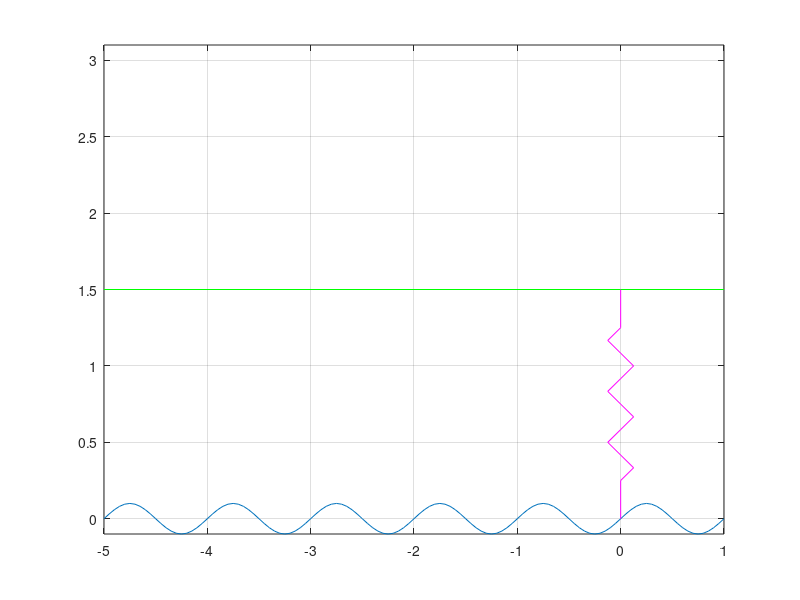

MATLAB code to generate this figure: (Note: this script raises an error after producing the figure.)
function RK4_metodas_virpanti_sistema

clc, clear all,
close all

 
m=1; k=0.1;   % virpancios sistemos parametrai:
nu=0.02;     % slopinimo laipsnis nu=c/2/sqrt(k*m)
c=2*nu*sqrt(k*m);   

lambda=1; ampl=0.1; % kelio bangos ilgis ir amplitude
x=0; v0=0; a=0.005; % pradinis atstumas, pradinis judejimo greitis ir pastovus pagreitis  
omrez=sqrt(k/m);    % sistemos rezonansinis daznis
tmax=500;           % sprendimo intervalo pabaiga 
dt=2*pi/(200*omrez);% zingsni parenkame maza ivertindami, kad laikui begant  
                    % virpesiu daznis dideja, didejant judejimo greiciui
figure(1),set(gcf,'Color','w'); hold on, grid on, box on
t=0;y=[0;0;x];      % pradines reiksmes 
Y=[]; S=[];T=[];    % vieta issaugoti poslinkiu laiko priklausomybei
ttp=0;
while t < tmax 
    T=[T,t];Y=[Y,y(1)];S=[S,y(3)]; % issaugomi rezultatai
    dy=fnk(t,y); yz=y+dt/2*dy;  % IV RK schema 
    dyz=fnk(t+dt/2,yz);yzz=y+dt/2*dyz; 
    dyzz=fnk(t+dt/2,yzz);yzzz=y+dt*dyzz; 
    dyzzz=fnk(t+dt,yzzz);y=y+dt*(dy+2*dyz+2*dyzz+dyzzz)/6; 
    
    cla,axis([-5*lambda,1*lambda,-ampl,3+ampl]);vaizdavimas; %vaizdavimas kiekviename zingsnyje
    plot(S(end:-1:1)-max(S),Y(end:-1:1)+1.5); if ttp==0,disp('***** Press Key'),pause,ttp=0.01;else, pause(ttp);end;
    str=sprintf('t=%8.3g, vel=%8.3g',t,vel);title(['\fontname{Courier}',str]);
    t=t+dt;  % i sekanti laiko zingsni
end
figure(2);set(gcf,'Color','w');hold on, plot(S,Y+1.5,'b-');plot(S,ampl*sin(2*pi/lambda*S),'r-');
axis([0,max(S),-ampl,3+ampl]);grid on, box on,   % virpesiu laiko priklausomybe 

return   % pagrindines programos pabaiga

% &&&&&&&&&&&&&&&&&&&&&&&&   vidines funkcijos &&&&&&&&&&&&&&&&&&&&&&&&&&&&
function dy=fnk(t,y) 
    vel=greitis(t);
    dy=[y(2);-c/m*(y(2)-ampl*2*pi/lambda*vel*y(3)*cos(2*pi/lambda*y(3)))-k/m*(y(1)-ampl*sin(2*pi/lambda*y(3)));vel];
    return
end

function vel=greitis(t),
    vel=v0+a*t; % tolygiai greitejantis judejimas
    return
end
 
function vaizdavimas
    xxx=[-5*lambda:lambda/20:1*lambda];
    plot([-5*lambda,1*lambda],[1.5,1.5],'g-'); 
    plot(xxx,ampl*sin(2*pi/lambda*(xxx+y(3))));
    W=lambda/4;
    spyruokle(1.5,ampl*sin(2*pi/lambda*y(3)),y(1),0,W,3,'m');
    rectangle('pos',[-W/2,1.5+y(1)-W/2,W,W],'cur',[1,1],'FaceColor','m');
    rectangle('pos',[-W/6,ampl*sin(2*pi/lambda*y(3))-W/6,W/3,W/3],'cur',[1,1],'FaceColor','m');
    return 
end
% &&&&&&&&&&&&&&&&&&&&&&&&   vidiniu funkciju pabaiga &&&&&&&&&&&&&&&&&&&&&
    
end

% -----------------------   isorines funkcijos ----------------------------
function spyruokle(L,dLa,dLv,y0,W,N,col)
    Lg=L/6; % galu ilgiai 
    L1=L-2*Lg-dLa+dLv; % atstumas lauztei 
    y=[y0+dLa,y0+Lg+dLa+[0:L1/(4*N):L1],L+dLv]; % lauztes atraminiai taskai 
    x=[0,W/2*sin(N*2*pi/L1*[0:L1/(4*N):L1]),0];  
    plot(x,y,col)
       return
end
% -------------------------------------------------------------------------
